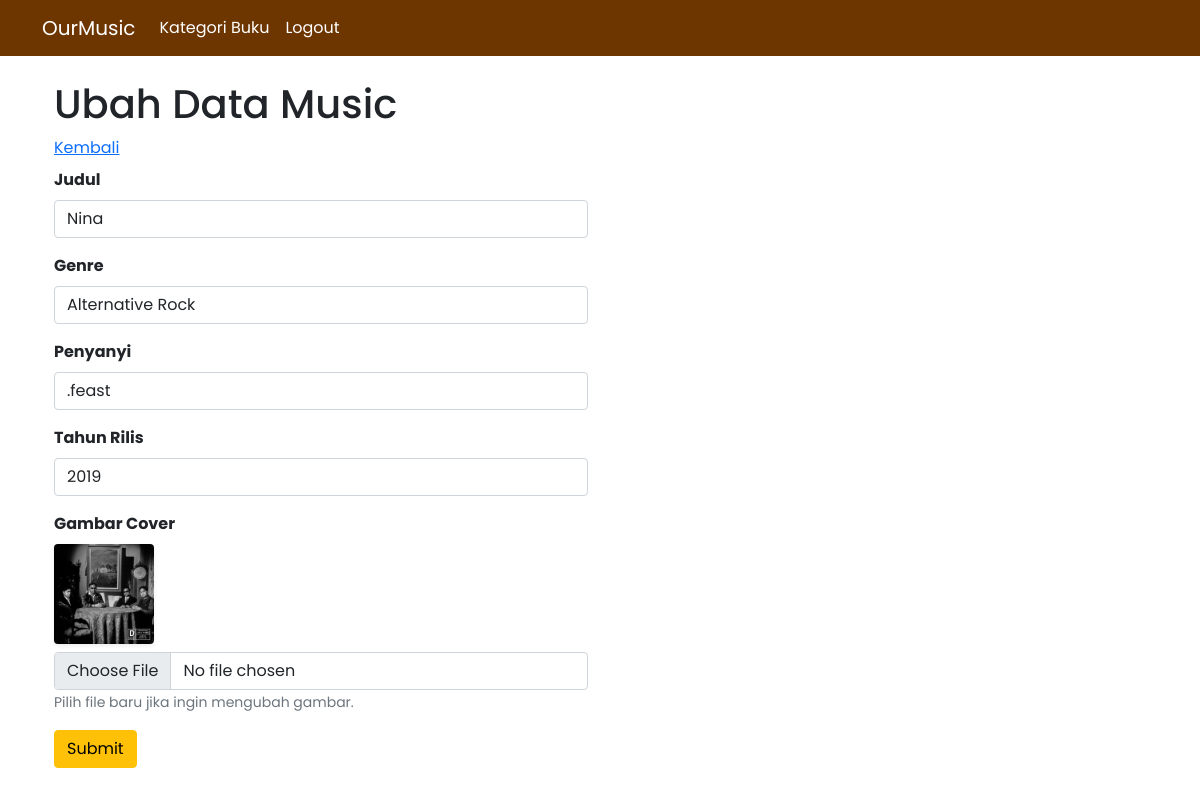
Page /ubah_data.php?id=15 (signed in) on the committed database.
### tables this page shows
CREATE TABLE `music` (
  `id` int(11) UNSIGNED NOT NULL,
  `nama` varchar(150) NOT NULL,
  `kategori` varchar(50) NOT NULL,
  `penyanyi` varchar(100) NOT NULL,
  `tahun` year(4) NOT NULL,
  `gambar` varchar(150) DEFAULT NULL
);

### function.php (called while the page is built, shortened)
<?php
$conn = mysqli_connect("localhost", "root", "", "ourmusic", 3307);
function query($query){
    global $conn;
    $result = mysqli_query($conn, $query);
    $rows = [];
    while( $row = mysqli_fetch_assoc($result) ) {
        $rows[] = $row;
    }
    return $rows;
}
?>

### ubah_data.php (the view, shortened to what this page needs)
<?php
    require("function.php");
    $id = $_GET['id'];
    $query = query("SELECT * FROM music WHERE id = $id")[0];
    $music = $query;
?>
<!DOCTYPE html>
<html lang="en">
<head>
    <link href="https://cdn.jsdelivr.net/npm/bootstrap@5.0.2/dist/css/bootstrap.min.css" rel="stylesheet">
</head>
<body class="class="fw-bold fs-4 text-black style="font-family: 'Poppins';">
    <nav class="navbar navbar-expand-lg navbar-dark" style="background-color: #6d3500ff;">
        <div class="container">
            <a class="navbar-brand text-white" href="#">OurMusic</a>
            <div class="collapse navbar-collapse" id="navbarSupportedContent">
                <ul class="navbar-nav me-auto mb-2 mb-lg-0">
                    <li class="nav-item">
                        <a class="nav-link active text-white" aria-current="page" href="indexz.php">Kategori Buku</a>
                    </li>
                    <li class="nav-item">
                        <a class="nav-link text-white" href="logout.php">Logout</a>
                    </li>
                </ul>
            </div>
        </div>
    </nav>
<div class="p-4 container">
    <div class="row">
        <h1 class="mb-2">Ubah Data Music</h1>
        <a href="index.php" class="mb-2">Kembali</a>
        <div class="col-md-6">
            <form action="" method="POST" enctype="multipart/form-data">
                <div class="mb-3">
                    <label class="form-label fw-bold">Judul</label>
                    <input type="text" class="form-control" name="nama" id="nama" value="<?= $music['nama'] ?>" required>
                </div>
                <div class="mb-3">
                    <label class="form-label fw-bold">Genre</label>
                    <input type="text" class="form-control" name="kategori" id="kategori" value="<?= $music['kategori'] ?>" required>
                </div>
                <div class="mb-3">
                    <label class="form-label fw-bold">Penyanyi</label>
                    <input type="text" class="form-control" name="penyanyi" id="penyanyi" value="<?= $music['penyanyi'] ?>" required>
                </div>
                <div class="mb-3">
                    <label class="form-label fw-bold">Tahun Rilis</label>
                    <input type="text" class="form-control" name="tahun" id="tahun" value="<?= $music['tahun'] ?>" required>
                </div>
                <div class="mb-3">
                    <label class="form-label fw-bold">Gambar Cover</label> <br>
                    <img src="img/<?= $music['gambar']; ?>" width="100" class="mb-2 shadow-sm rounded">
                    <input type="file" class="form-control" name="gambar" id="gambar">
                    <small class="text-muted">Pilih file baru jika ingin mengubah gambar.</small>
                </div>
                <div class="mb-3">
                    <button type="submit" name="tombol_submit" class="btn btn-warning">Submit</button>
                </div>
            </form>
        </div>
    </div>
</div>
</body>
</html>

### rows in the picture
music: nama "Nina", kategori "Alternative Rock", penyanyi ".feast", tahun "2019", gambar (picture)
